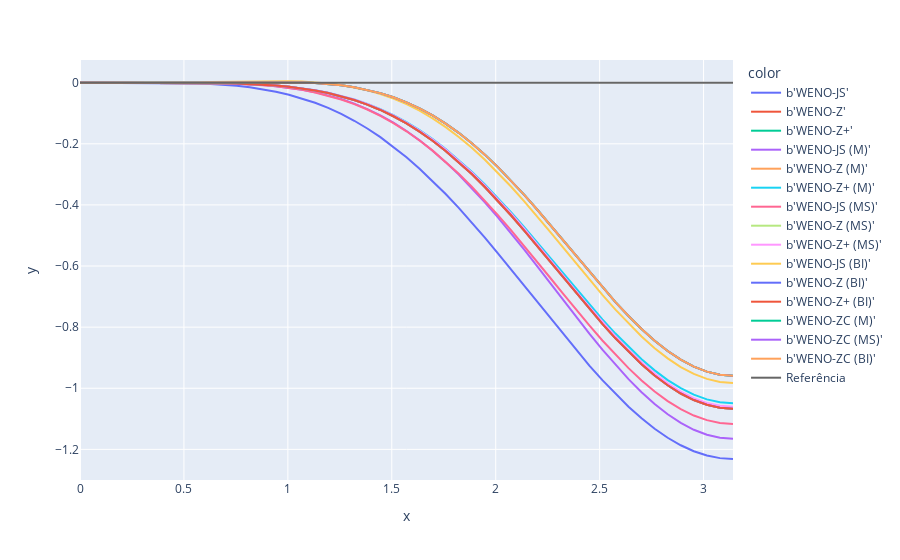

The cell this chart's notebook holds for it:
### Code cell
fig = ply_exp.line(
    data_frame = df    ,
    x          = x     ,
    y          = y     ,
    color      = label
)
fig.add_trace(
    ply_go.Scatter(
        x    = 2*np.pi*np.arange(int(N/2)+1)/N,
        y    = 0*np.arange(int(N/2)+1),
        mode = "lines"                                           ,
        line = ply_go.scatter.Line(color="#666666")              ,
        name = "Referência"
    )
)
fig.show()
